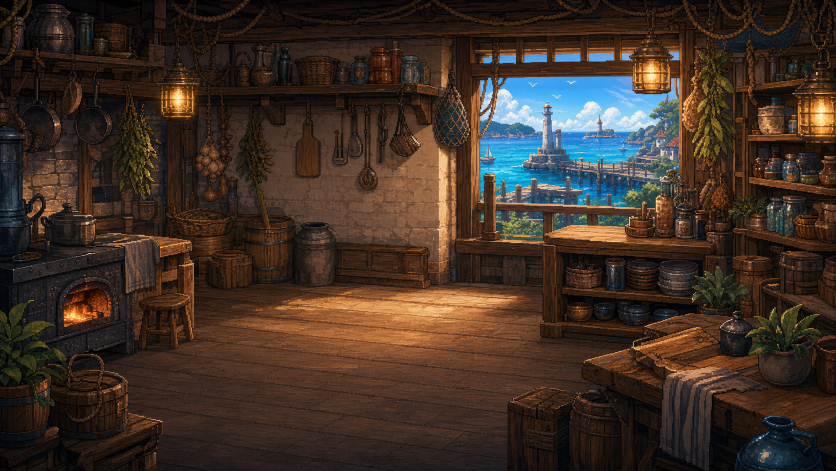
#> input picture tools/source_assets/cooking/c1a_kitchen_bg_source.png, 1672 x 941 px (shown at 1/2 size)
$ python process_cooking_c1a_assets.py
#> lines starting #> are read from the running program, lines starting #| are printed output that depends on the picture
#> in process_kitchen_background, source is the input picture: PIL image 1672x941 RGB; mean R, G, B 63.3, 48.3, 38.1
#!/usr/bin/env python3
"""Deterministically process the authored COOK_SELECT C1-A kitchen source.

Only the existing cooking-room background slot is written. Runtime geometry,
other cooking states, and all shared UI assets remain outside this processor.
"""

from __future__ import annotations

from pathlib import Path

from PIL import Image, ImageEnhance


ROOT = Path(__file__).resolve().parents[1]
SOURCE_PATH = ROOT / "tools" / "source_assets" / "cooking" / "c1a_kitchen_bg_source.png"
OUTPUT_PATH = ROOT / "assets" / "showcase" / "cooking" / "cooking_room_bg.png"
OUTPUT_SIZE = (1280, 720)

# Mirrors Palette.DARK_PANEL. The source is also covered by the existing
# runtime COOKING_BG_GLAZE; this lighter baked scrim normalizes generated art
# without flattening the lantern/window read in the narrow visible gutters.
DARK_PANEL = (19, 40, 63)
BACKGROUND_SCRIM_ALPHA = 48  # 18.8%; runtime glaze brings total dimming above 20%.
SOURCE_SATURATION = 0.84
SOURCE_CONTRAST = 0.97
SOURCE_BRIGHTNESS = 0.94


def center_crop_aspect(image: Image.Image, target_size: tuple[int, int]) -> Image.Image:
#> called with target_size = (1280, 720)
    target_ratio = target_size[0] / target_size[1]
    source_ratio = image.width / image.height
#> source_ratio = 1.78
    if source_ratio > target_ratio:
        crop_width = round(image.height * target_ratio)
        left = (image.width - crop_width) // 2
        return image.crop((left, 0, left + crop_width, image.height))

    crop_height = round(image.width / target_ratio)
#> crop_height = 940
    top = (image.height - crop_height) // 2
#> top = 0
    return image.crop((0, top, image.width, top + crop_height))
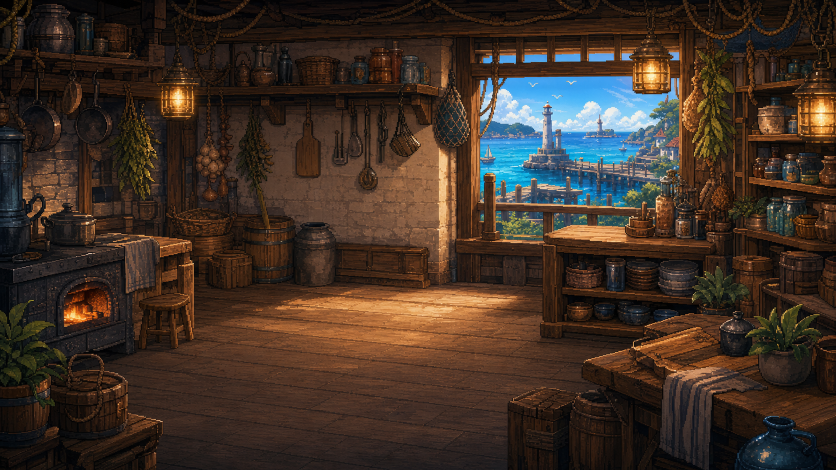
#> returned value: PIL image 1672x940 RGB (shown at 1/2 size); mean R, G, B 63.3, 48.3, 38.2


def save_png_if_pixels_changed(candidate: Image.Image, output_path: Path) -> bool:
    """Keep existing PNG bytes when decoded pixels are already identical."""
    candidate.load()
    if output_path.is_file():
        with Image.open(output_path) as existing:
            existing.load()
            if (
                existing.size == candidate.size
                and existing.mode == candidate.mode
                and existing.tobytes() == candidate.tobytes()
            ):
                print(f"preserved pixel-identical {output_path}")
                return False

    output_path.parent.mkdir(parents=True, exist_ok=True)
    temporary_path = output_path.with_name(f".{output_path.name}.tmp")
    try:
        candidate.save(temporary_path, format="PNG", optimize=False, compress_level=9)
        temporary_path.replace(output_path)
    finally:
        temporary_path.unlink(missing_ok=True)
    print(f"updated {output_path}")
    return True


def process_kitchen_background() -> Path:
    if not SOURCE_PATH.is_file():
        raise FileNotFoundError(f"missing authored C1-A source: {SOURCE_PATH}")

    with Image.open(SOURCE_PATH) as source:
        image = center_crop_aspect(source.convert("RGB"), OUTPUT_SIZE)
        image = image.resize(OUTPUT_SIZE, Image.Resampling.LANCZOS)
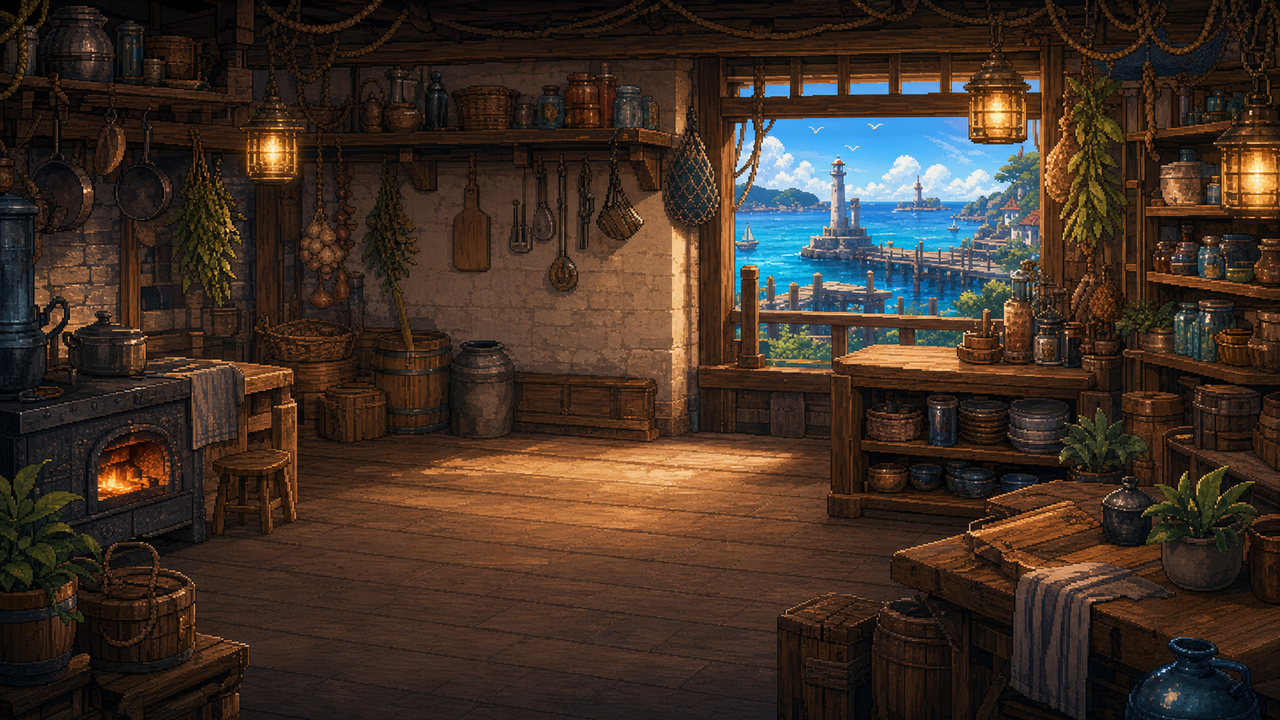
#> image: PIL image 1280x720 RGB; mean R, G, B 63.3, 48.3, 38.2
        image = ImageEnhance.Color(image).enhance(SOURCE_SATURATION)
        image = ImageEnhance.Contrast(image).enhance(SOURCE_CONTRAST)
        image = ImageEnhance.Brightness(image).enhance(SOURCE_BRIGHTNESS)
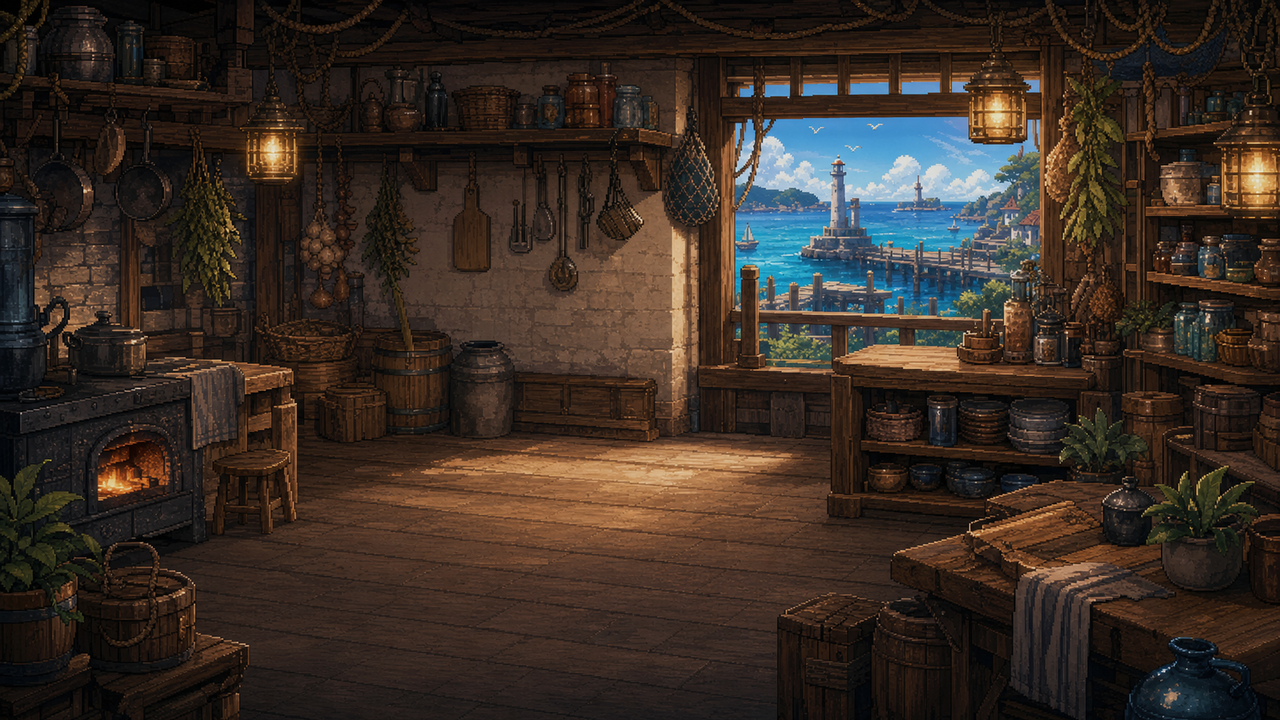
#> image: PIL image 1280x720 RGB; mean R, G, B 56.1, 44.6, 36.8
        image = image.convert("RGBA")
#> image: PIL image 1280x720 RGBA

    scrim = Image.new("RGBA", OUTPUT_SIZE, (*DARK_PANEL, BACKGROUND_SCRIM_ALPHA))
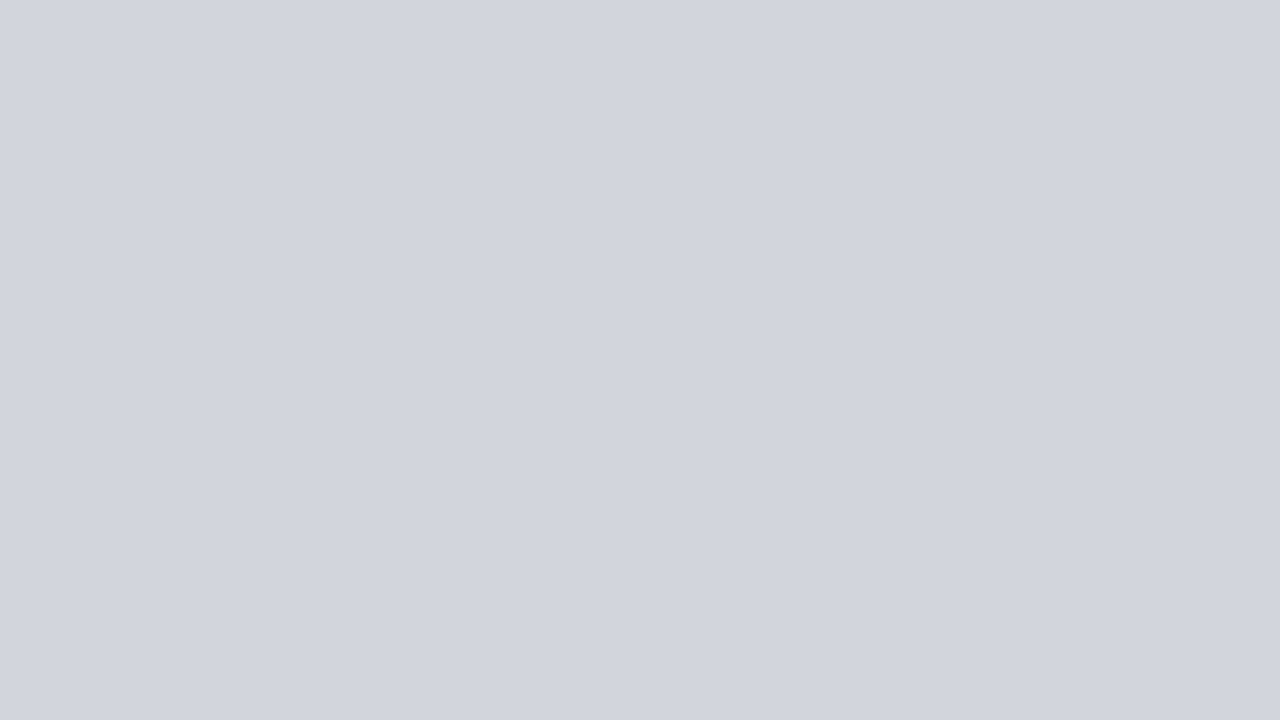
#> scrim: PIL image 1280x720 RGBA; mean R, G, B, A 19, 40, 63, 48; transparent parts drawn white
    image = Image.alpha_composite(image, scrim)
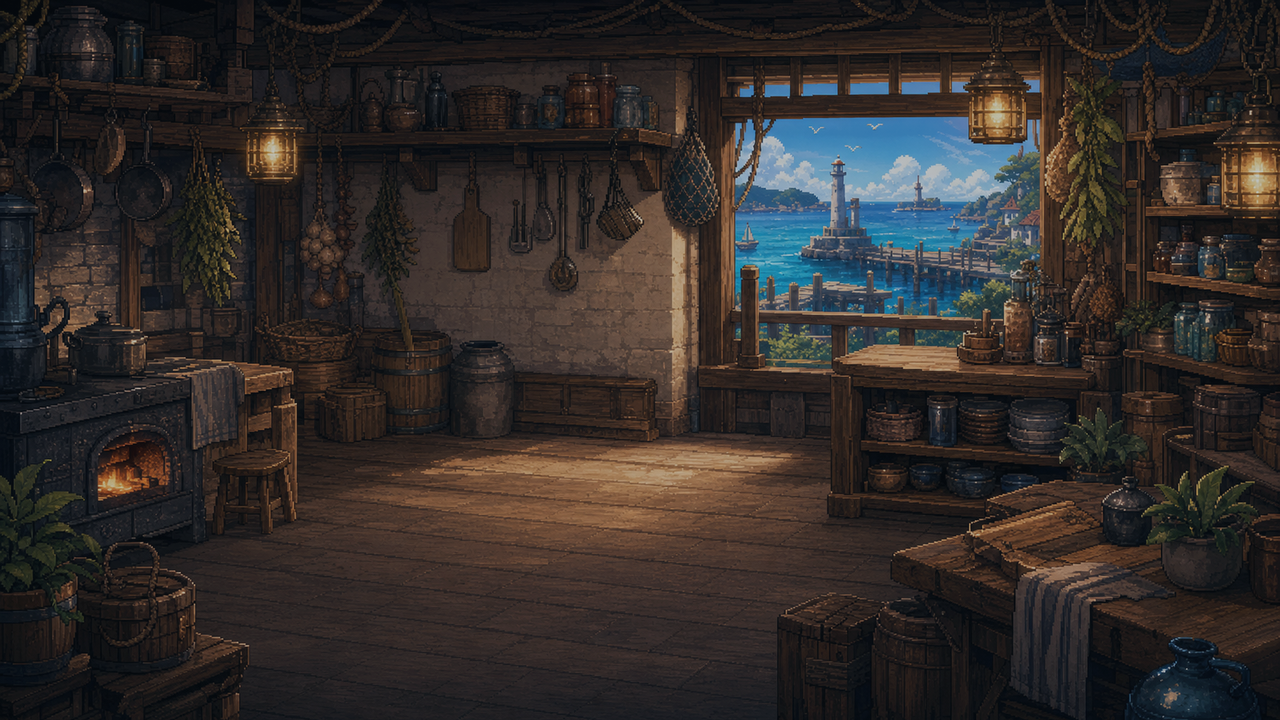
#> image: PIL image 1280x720 RGBA; mean R, G, B, A 49.1, 43.8, 41.7, 255
    save_png_if_pixels_changed(image, OUTPUT_PATH)
    return OUTPUT_PATH


def main() -> None:
    output = process_kitchen_background()
    print(output)


if __name__ == "__main__":
    main()

$ run again, with tools/source_assets/cooking/c2_meal_scene_bg_candidate.png copied over tools/source_assets/cooking/c1a_kitchen_bg_source.png
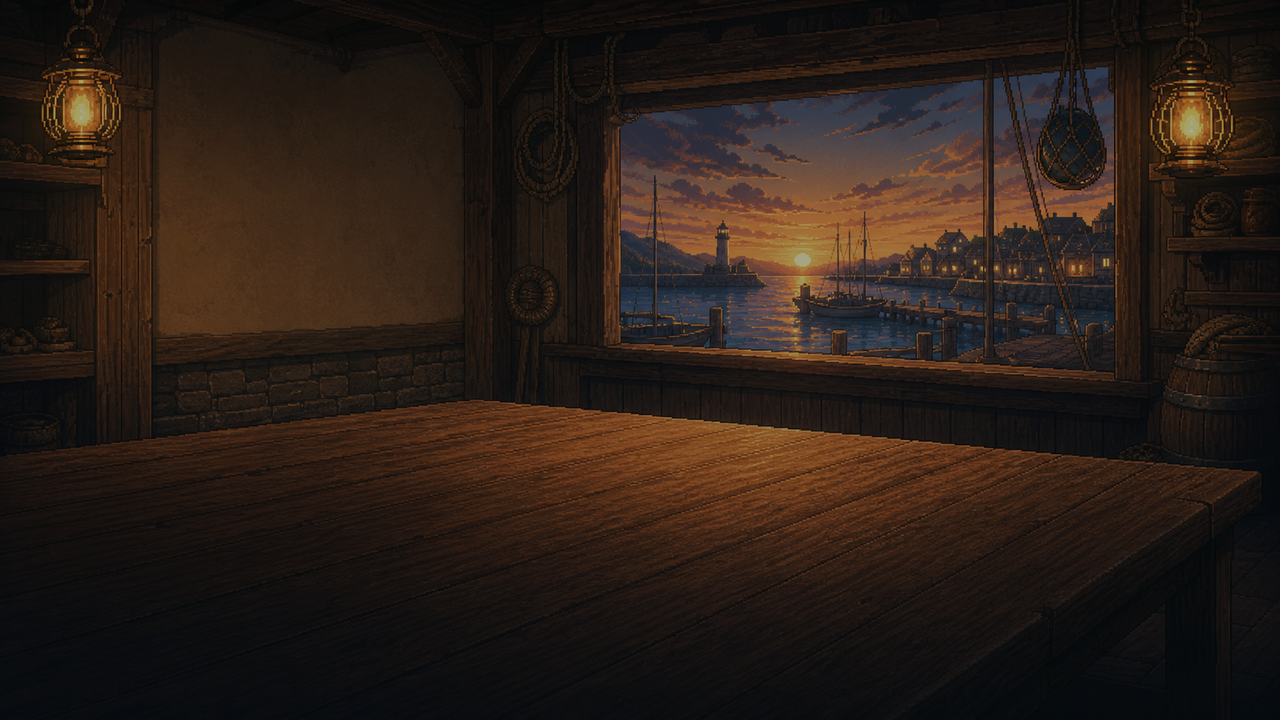
#> input picture tools/source_assets/cooking/c2_meal_scene_bg_candidate.png, 1280 x 720 px
#> in process_kitchen_background, source is the input picture: PIL image 1280x720 RGBA; mean R, G, B, A 41.4, 29.7, 23, 255
#> in process_kitchen_background, `image = Image.alpha_composite(image, scrim)`:
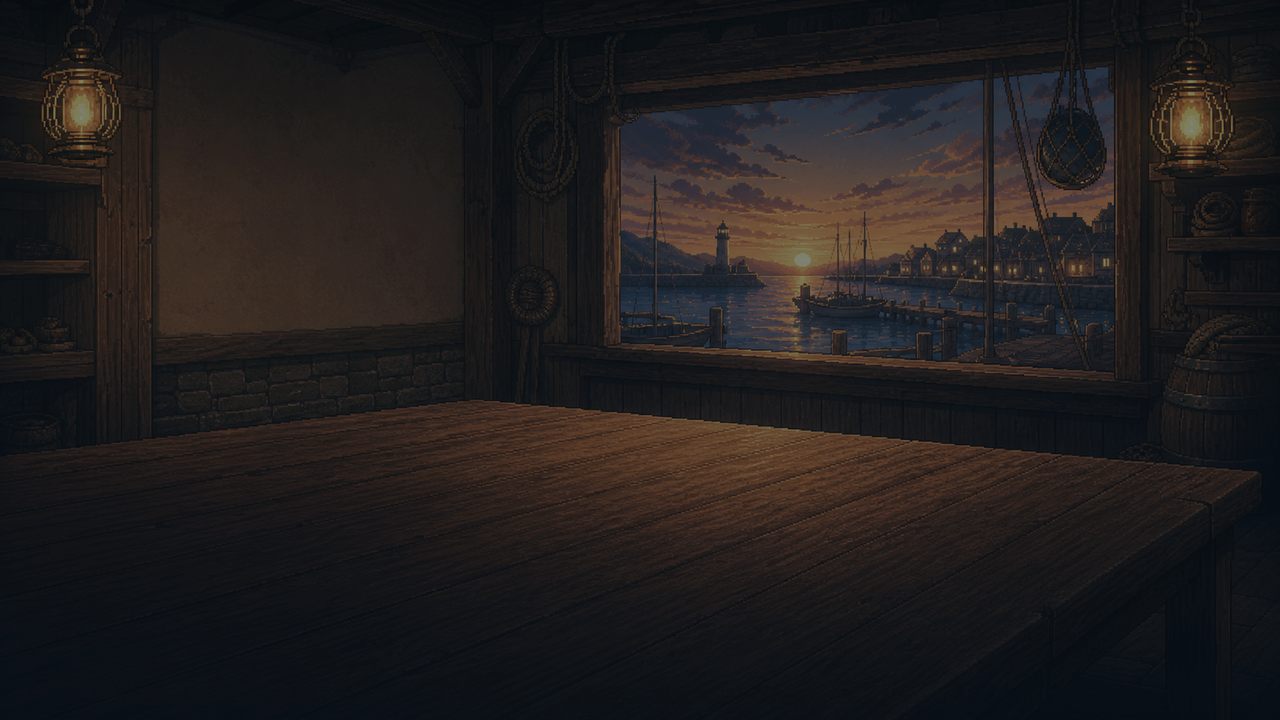
#> image: PIL image 1280x720 RGBA; mean R, G, B, A 32.8, 29.6, 29.6, 255
